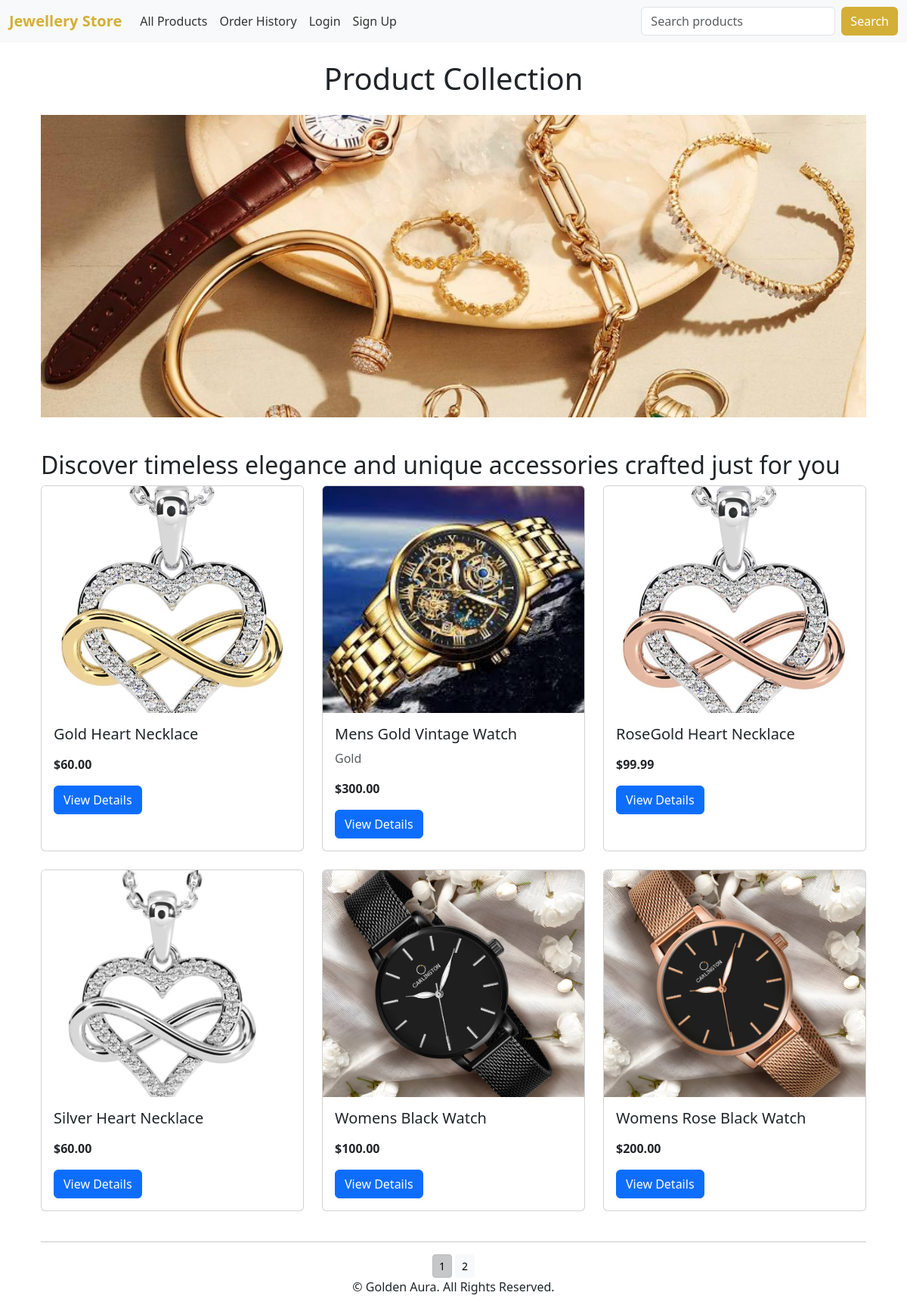
The app's page /, older data.
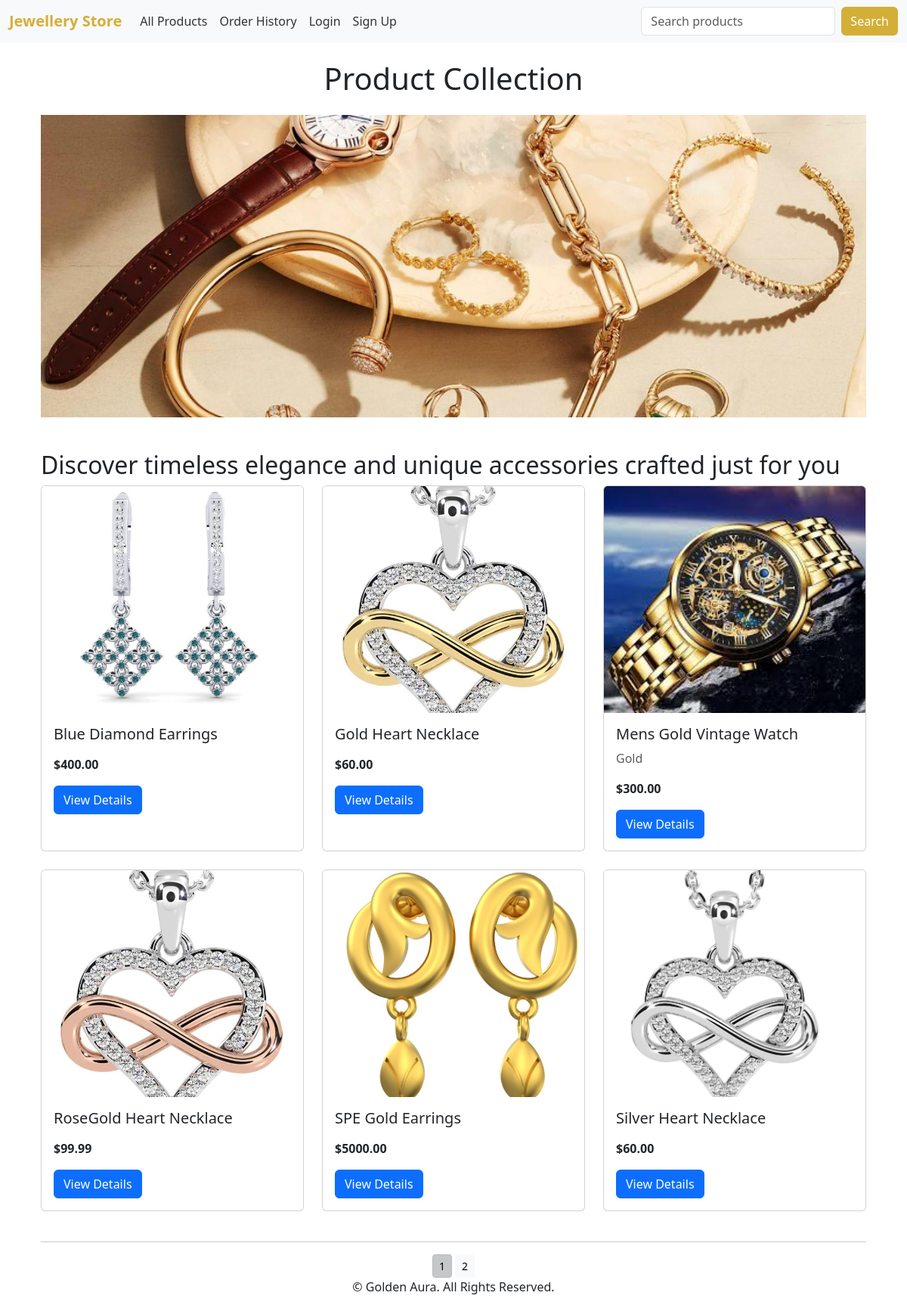
The same page, newer data.
### shop/models.py (models this page shows, shortened)
class Product(models.Model):
    id = models.UUIDField(
        primary_key=True,
        default=uuid.uuid4,
        editable=False
    )
    name = models.CharField(max_length=250, unique=True)
    description = models.TextField(blank=True)
    category = models.ForeignKey(Category, on_delete=models.CASCADE)
    price = models.DecimalField(max_digits=10, decimal_places=2)
    image = models.ImageField(upload_to='product_images/', blank=True, null=True)
    stock = models.IntegerField()
    available = models.BooleanField(default=True)
    created = models.DateTimeField(auto_now_add=True, blank=True, null=True)
    updated = models.DateTimeField(auto_now=True, blank=True, null=True)
    class Meta:
        ordering = ('name',)
        verbose_name = 'product'
        verbose_name_plural = 'products'

### shop/views.py (the view)
# urls.py: path('', views.all_products, name='all_products'),
def all_products(request):
    products = Product.objects.filter(available=True)
    paginator = Paginator(products, 6)
    try:
        page = int(request.GET.get('page', '1'))
    except:
        page = 1
    try:
        products = paginator.page(page)
    except (EmptyPage, InvalidPage):
        products = paginator.page(paginator.num_pages)
    return render(request, 'shop/prod_list.html', {'products': products})

### accounts/context_processors.py (called while the page is built)
def user_groups(request):
    if request.user.is_authenticated:
        return{'is_manager': request.user.groups.filter(name='Manager').exists()}
    return {'is_manager': False}

### cart/context_processors.py (called while the page is built)
def counter(request):
    item_count = 0
    if 'admin' in request.path:
        return {}
    else:
        try:
            cart = Cart.objects.get(cart_id=_cart_id(request))
            cart_items = CartItem.objects.filter(cart=cart, active=True)
            for cart_item in cart_items:
                item_count += cart_item.quantity
        except Cart.DoesNotExist:
            item_count = 0
    return {'item_count': item_count}

### cart/views.py (called while the page is built)
def _cart_id(request):
    cart = request.session.session_key
    if not cart:
        cart = request.session.create()
    return cart

### shop/templates/shop/prod_list.html
{% extends 'base.html' %}
{% load static %}
{% block content %}
<div class="container mt-4">
    <h1 class="text-center mb-4">Product Collection</h1>
    {% if category %}
        <div class="mx-auto">
            <img class="my_image" src="{{ category.image.url }}" alt="{{ category.name }}">
        </div>
        <br>
        <div>
            <h1 class="text-center my_title">{{ category.name }}</h1>
            <p class="text-justify">{{ category.description }}</p>
        </div>
    {% else %}
        <img class="my_image my_image_padding" src="{% static 'images/banner.jpg' %}" alt="Our Products Collection">
        <br>
        <div>
            <h2 class="text-justify">
                Discover timeless elegance and unique accessories crafted just for you
            </h2>
        </div>
    {% endif %}
    {% if products %}
        <div class="row">
            {% for product in products %}
                <div class="col-md-4 mb-4">
                    <div class="card h-100">
                        <img
                            src="{% if product.image %}{{ product.image.url }}{% else %}{% static 'images/default-product.jpg' %}{% endif %}"
                            class="card-img-top"
                            alt="{{ product.name }}"
                        />
                        <div class="card-body">
                            <h5 class="card-title">{{ product.name }}</h5>
                            <p class="card-text text-muted">{{ product.description|truncatewords:20 }}</p>
                            <p class="card-text fw-bold">${{ product.price }}</p>
                            <a href="{% url 'shop:product_detail' product.category.id product.id %}" class="btn btn-primary">
                                View Details
                            </a>
                        </div>
                    </div>
                </div>
            {% endfor %}
        </div>
        <div class="mx-auto">
            {% if products.paginator.num_pages > 1 %}
                <hr>
                <div class="text-center">
                    {% for pg in products.paginator.page_range %}
                        <a href="?page={{ pg }}" class="btn btn-light btn-sm {% if products.number == pg %}active{% endif %}">
                            {{ pg }}
                        </a>
                    {% endfor %}
                </div>
            {% endif %}
        </div>
    {% else %}
        <div class="alert alert-info text-center" role="alert">
            No products available at the moment. Please check back later!
        </div>
    {% endif %}
</div>
{% endblock %}

### shop/templates/base.html (shortened to what this page needs)
{% load static %}
<!DOCTYPE html>
<html lang="en">
<head>
    <link rel="stylesheet" href="https://cdn.jsdelivr.net/npm/bootstrap@5.3.0-alpha1/dist/css/bootstrap.min.css">
    <link href="https://cdn.jsdelivr.net/npm/bootstrap-icons/font/bootstrap-icons.css" rel="stylesheet">
    <link rel="stylesheet" href="{% static 'css/style.css' %}">
</head>
<body>
    {% include 'navbar.html' %}
    <main class="container mt-4">
        {% block content %}
        {% endblock %}
    </main>
    {% include 'footer.html' %}
</body>
</html>

### shop/templates/navbar.html (shortened to what this page needs)
<nav class="navbar navbar-expand-lg navbar-light bg-light">
  <div class="container-fluid">
      <a class="navbar-brand" href="{% url 'shop:all_products' %}">Jewellery Store</a>
      <div class="collapse navbar-collapse" id="navbarNav">
          <ul class="navbar-nav me-auto mb-2 mb-lg-0">
              <li class="nav-item">
                  <a class="nav-link" href="{% url 'shop:all_products' %}">All Products</a>
              </li>
              <li class="nav-item">
                  <a class="nav-link" href="{% url 'order:order_history' %}">
                       Order History
                  </a>
              </li>
              {% if user.is_authenticated %}
                  <li class="nav-item">
                      <a class="nav-link" href="{% url 'accounts:profile_detail' pk=user.profile.pk %}">Profile</a>
                  </li>
                  <li class="nav-item">
                      <form action="{% url 'accounts:logout' %}" method="post">
                          {% csrf_token %}
                          <button type="submit" class="nav-link btn btn-link">Logout</button>
                      </form>
                  </li>
              {% else %}
                  <li class="nav-item">
                      <a class="nav-link" href="{% url 'accounts:login' %}">Login</a>
                  </li>
                  <li class="nav-item">
                      <a class="nav-link" href="{% url 'accounts:signup' %}">Sign Up</a>
                  </li>
              {% endif %}
          </ul>
          <form class="d-flex ms-auto" action="{% url 'search_app:searchResult' %}" method="get">
              <input class="form-control me-2" type="search" placeholder="Search products" aria-label="Search" name="q">
              <button class="btn btn-gold my-2 my-sm-0" type="submit">Search</button>
          </form>
      </div>
  </div>
</nav>

### shop/templates/footer.html
<div class = "footer navbar-fixed-bottom my-footer">
	<p class = "text-center">&copy; Golden Aura. All Rights Reserved.</p>
</div>

### static/css/style.css (style rules this page uses)
.navbar-light .navbar-nav .nav-link { color: #333 !important; }
.navbar-brand { font-weight: bold; color: #d4af37 !important; }
.btn-gold { background-color: #d4af37; color: white; border: none; }
img { max-width: 100%; height: auto; display: block; }
.card-img-top { width: 100%; height: 300px; object-fit: cover; }
.my_image { width: 100%; height: 300px; object-fit: cover; display: block; margin: 0 auto; }
.my_image.my_image_padding { height: 400px; object-fit: cover; margin-bottom: 20px; }

Row changes from the older to the newer data that the page shows:
no longer on this page (row unchanged): Product: image (picture), name "Womens Black Watch", price "100.00"
no longer on this page (row unchanged): Product: image (picture), name "Womens Rose Black Watch", price "200.00"
added Product: image (picture), name "Blue Diamond Earrings", price "400.00"
added Product: image (picture), name "SPE Gold Earrings", price "5000.00"
